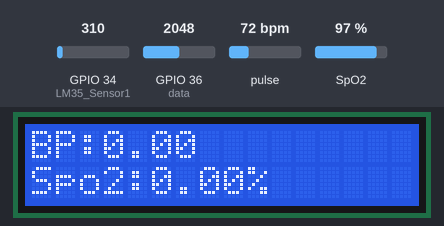
Simulated run of this sketch. Board: ESP32. Shown: 16×2 character LCD. The test bench sets the inputs (shaded band); at power-on: GPIO 36 (data) = 2048, pulse 72 bpm, GPIO 34 (LM35_Sensor1) = 310, SpO2 97 %. WiFi joins after 1.5 s; servers stay silent unless stated; what the sketch prints to the serial monitor is not drawn.

Above: at 2.9 s.
3.0 s: GPIO 36 (data) set to 104
17.0 s: GPIO 36 (data) set to 88
At 27.3 s:
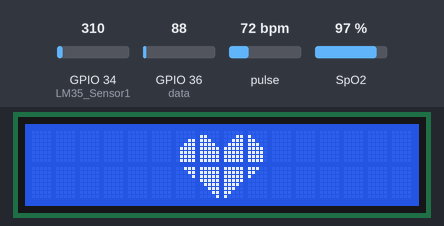
27.9 s: GPIO 36 (data) set to 122
At 33.2 s:
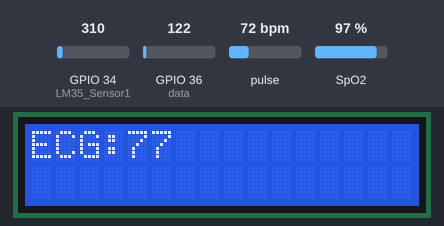
33.9 s: pulse set to 42 bpm
At 36.2 s:
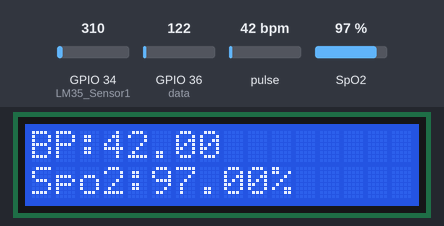
41.8 s: GPIO 34 (LM35_Sensor1) set to 372
At 49.5 s:
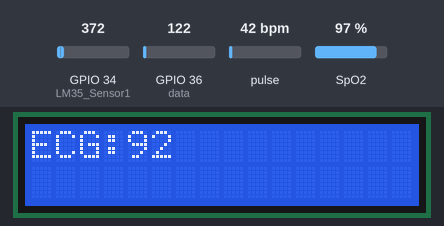
51.7 s: SpO2 set to 80 %
At 53.4 s:
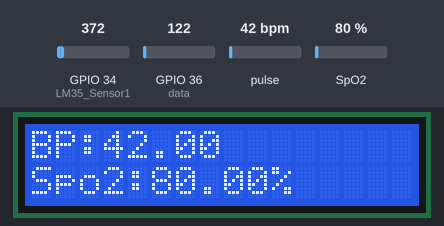
Timing chart, 0 to 54.9 s (numbered marks = the images above; inputs shaded):
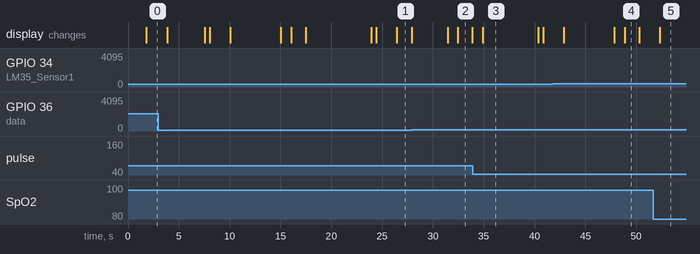

The sketch:

ecg_.ino
```cpp
#include <LiquidCrystal.h>
#include <stdio.h>
#include <stdlib.h>
#include <string.h>


#define heart 13

const int rs = 4, en = 2, d4 =25 , d5 = 19, d6 = 18, d7 = 5;
LiquidCrystal lcd(rs, en, d4, d5, d6, d7);

#include <Wire.h>
#include "MAX30100_PulseOximeter.h"

#define REPORTING_PERIOD_MS     1000

#include <WiFi.h>
#include "ThingSpeak.h"

const char* ssid = "Project";   // your network SSID (name)
const char* password = "pro12345";   // your network password
int SweatValue;
WiFiClient  client;

unsigned long myChannelNumber = 2066966;
const char * myWriteAPIKey = "6LCMNJZ5P3XA70VB";


int data=36;//heartbeat sensor

int LO_1=12;
int LO_2=14;

unsigned long temp=0;
byte customChar1[8] = {0b00000,0b00000,0b00011,0b00111,0b01111,0b01111,0b01111,0b01111};
byte customChar2[8] = {0b00000,0b11000,0b11100,0b11110,0b11111,0b11111,0b11111,0b11111};
byte customChar3[8] = {0b00000,0b00011,0b00111,0b01111,0b11111,0b11111,0b11111,0b11111};
byte customChar4[8] = {0b00000,0b10000,0b11000,0b11100,0b11110,0b11110,0b11110,0b11110};
byte customChar5[8] = {0b00111,0b00011,0b00001,0b00000,0b00000,0b00000,0b00000,0b00000};
byte customChar6[8] = {0b11111,0b11111,0b11111,0b11111,0b01111,0b00111,0b00011,0b00001};
byte customChar7[8] = {0b11111,0b11111,0b11111,0b11111,0b11110,0b11100,0b11000,0b10000};
byte customChar8[8] = {0b11100,0b11000,0b10000,0b00000,0b00000,0b00000,0b00000,0b00000};


// Timer variables
unsigned long lastTime = 0;
unsigned long timerDelay = 30000;

void Connect_wifi();
float BPM, SpO2,BP;
int count=0;

char mystr[20];

PulseOximeter pox;
uint32_t tsLastReport = 0;

char ch;
int ECGValue;

#include "esp_adc_cal.h"

#define LM35_Sensor1 34

const int ECG=39;

int ECG_val;

int LM35_Raw_Sensor1 = 0;
float LM35_TempC_Sensor1 = 0.0;
float LM35_TempF_Sensor1 = 0.0;
float Voltage = 0.0;


 #ifdef __cplusplus
  extern "C" {
 #endif

  uint8_t temprature_sens_read();

#ifdef __cplusplus
}
#endif

uint8_t temprature_sens_read();

void Init_spo2();

void onBeatDetected()
{
  Serial.println("Beat Detected!");
}


void setup()
{
  pinMode(data,INPUT);
     pinMode(LO_1, INPUT); // Setup for leads off detection LO +
  pinMode(LO_2, INPUT); // Setup for leads off detection LO -
  Serial.begin(9600);  //Initialize serial
   lcd.begin(16, 2);
        lcd.createChar(1, customChar1);
    lcd.createChar(2, customChar2);
    lcd.createChar(3, customChar3);
    lcd.createChar(4, customChar4);
    lcd.createChar(5, customChar5);
    lcd.createChar(6, customChar6);
    lcd.createChar(7, customChar7);
    lcd.createChar(8, customChar8);
    lcd.clear();
    lcd.print("HEALTH MONITO-");
    lcd.setCursor(0,1);
    lcd.print("-RING SYSTEM");

  WiFi.mode(WIFI_STA);

  ThingSpeak.begin(client);  // Initialize ThingSpeak
  Connect_wifi();

   Serial.print("Initializing pulse oximeter..");

  if (!pox.begin()) {
    Serial.println("FAILED");
    for (;;);
  } else {
    Serial.println("SUCCESS");

    pox.setOnBeatDetectedCallback(onBeatDetected);
  }

  pox.setIRLedCurrent(MAX30100_LED_CURR_7_6MA);
    Connect_wifi();
}

void Connect_wifi()
{
//  if ((millis() - lastTime) > timerDelay) {
//
//    // Connect or reconnect to WiFi
//    if(WiFi.status() != WL_CONNECTED){
//      Serial.print("Attempting to connect");
//      while(WiFi.status() != WL_CONNECTED){
//        WiFi.begin(ssid, password);
//        delay(5000);
//      }
//      Serial.println("\nConnected.");
////      Init_spo2();
//    }
//  }


  // Attempt to connect to Wifi network:
  Serial.print("Connecting Wifi: ");
  Serial.println(ssid);

  WiFi.mode(WIFI_STA);
  WiFi.begin(ssid, password);

  while (WiFi.status() != WL_CONNECTED) {
    Serial.print(".");
    delay(500);
  }

  Serial.println("");
  Serial.println("WiFi connected");
  Serial.print("IP address: ");
  Serial.println(WiFi.localIP());
  Init_spo2();
}
void Init_spo2()
{
   Serial.print("Initializing pulse oximeter..");
  if (!pox.begin()) {
    Serial.println("FAILED");
    for (;;);
  } else {
    Serial.println("SUCCESS");

    pox.setOnBeatDetectedCallback(onBeatDetected);
  }

  pox.setIRLedCurrent(MAX30100_LED_CURR_7_6MA);


}
void loop()
{

 int i=0;
    while(i<10000)
    {
        pox.update();
        BP = pox.getHeartRate();
        SpO2 = pox.getSpO2();

        if (millis() - tsLastReport > REPORTING_PERIOD_MS)
        {
//
          Serial.print("BP: ");
          Serial.println(BP);

          Serial.print("SpO2: ");
          Serial.print(SpO2);
          Serial.println("%");
          lcd.clear();
          lcd.print("BP:");
          lcd.print(BP);
          lcd.setCursor(0,1);
          lcd.print("Spo2:");
          lcd.print(SpO2);   // print the temperature in °C
          lcd.print("%");

          Serial.println("*********************************");
          Serial.println();

          tsLastReport = millis();
        }
//        delay(500);
        i++;
    }

// Read LM35_Sensor1 ADC Pin
  LM35_Raw_Sensor1 = analogRead(LM35_Sensor1);
  // Calibrate ADC & Get Voltage (in mV)
  Voltage = readADC_Cal(LM35_Raw_Sensor1);
  LM35_TempC_Sensor1 = Voltage / 10;
  LM35_TempC_Sensor1=LM35_TempC_Sensor1+15.0;


  // Print The Readings
  Serial.print("Temperature = ");
  Serial.print(LM35_TempC_Sensor1);
  Serial.print(" °C , ");


    lcd.clear();
  lcd.print("Temp: ");
  lcd.print(LM35_TempC_Sensor1);   // print the temperature in °C
  lcd.print("°C");
  delay(500);
 HEART_BEAT_MONITOR();
  ECGCheck();
    // set the fields with the values
//    ThingSpeak.setField(1, count);
    ThingSpeak.setField(1, LM35_TempC_Sensor1);
    ThingSpeak.setField(2, SpO2);
    ThingSpeak.setField(3, count);
    ThingSpeak.setField(4, ECG_val);
    ThingSpeak.setField(5, BP);

    // Write to ThingSpeak. There are up to 8 fields in a channel, allowing you to store up to 8 different
    // pieces of information in a channel.  Here, we write to field 1.
    int x = ThingSpeak.writeFields(myChannelNumber, myWriteAPIKey);

    if(x == 200){
      Serial.println("Channel update successful.");
      Connect_wifi();
//      Init_spo2();
    }
    else{
      Serial.println("Problem updating channel. HTTP error code " + String(x));
    }
    lastTime = millis();
//  }
}

uint32_t readADC_Cal(int ADC_Raw)
{
  esp_adc_cal_characteristics_t adc_chars;

  esp_adc_cal_characterize(ADC_UNIT_1, ADC_ATTEN_DB_11, ADC_WIDTH_BIT_12, 1100, &adc_chars);
  return(esp_adc_cal_raw_to_voltage(ADC_Raw, &adc_chars));
}
void ECGCheck()
{
 if((digitalRead(2) == 1) || (digitalRead(4) == 1))
  { //check if leads are removed
      lcd.clear();
      lcd.print("Please Wear the");
      lcd.setCursor(0,1);
      lcd.print("ECG Electrodes");
      Serial.println("$Please Wear the ECG Electrodes#");
      delay(1000);

  }
  else
  {
    ECG_val=analogRead(34);
    ECG_val = map(ECG_val, 0, 4095, 0, 1023);
    Serial.print("ECG:");
     Serial.print(ECG_val);
     Serial.println("");
       lcd.clear();
      lcd.print("ECG:");
      lcd.print(ECG_val);
      delay(1000);
  }
  delay(1);
}

void HEART_BEAT_MONITOR()
{

   count=0;
   lcd.setCursor(0, 0);
   lcd.print("Place The Finger");
   lcd.setCursor(0, 1);
   lcd.print("to check HB");
   Serial.println("Place The Finger to check HB");
   delay(2000);
 // while(digitalRead(start)>0);

   lcd.clear();
   temp=millis();

   while(millis()<(temp+5000))
   {

      if(analogRead(data)<100)
        {
         count=count+1;

         lcd.setCursor(6, 0);
         lcd.write(byte(1));
         lcd.setCursor(7, 0);
         lcd.write(byte(2));
         lcd.setCursor(8, 0);
         lcd.write(byte(3));
         lcd.setCursor(9, 0);
         lcd.write(byte(4));

         lcd.setCursor(6, 1);
         lcd.write(byte(5));
         lcd.setCursor(7, 1);
         lcd.write(byte(6));
         lcd.setCursor(8, 1);
         lcd.write(byte(7));
         lcd.setCursor(9, 1);
         lcd.write(byte(8));

         while(analogRead(data)<100);
//
         lcd.clear();
        }
   }

         lcd.clear();
         lcd.setCursor(0, 0);
         count=count*5;
         lcd.setCursor(2, 0);
         lcd.write(byte(1));
         lcd.setCursor(3, 0);
         lcd.write(byte(2));
         lcd.setCursor(4, 0);
         lcd.write(byte(3));
         lcd.setCursor(5, 0);
         lcd.write(byte(4));

         lcd.setCursor(2, 1);
         lcd.write(byte(5));
         lcd.setCursor(3, 1);
         lcd.write(byte(6));
         lcd.setCursor(4, 1);
         lcd.write(byte(7));
         lcd.setCursor(5, 1);
         lcd.write(byte(8));
         lcd.setCursor(7, 1);
         lcd.print(count);
         lcd.print(" BPM");
         temp=0;
//delay(1000);
       sprintf(mystr, "HB:%d", count);
      Serial.print(mystr);
      Serial.println("");


      delay(1000);


}
```

Measured:
- the behaviour switches between 100 and 99 on GPIO 36 (data) (found by bisection; images 0 and 1)
- after the input at 17.0 s, the display: first differs from a run without the input after 9.4 s (image 1)
- after the input at 27.9 s, the display: first changes at once (image 2 shows a later state)
- what the display in image 2 shows lasts 1.4 s, from 32.5 s to 33.9 s
- what the display in image 3 shows lasts 5.4 s, from 34.9 s to 40.3 s
